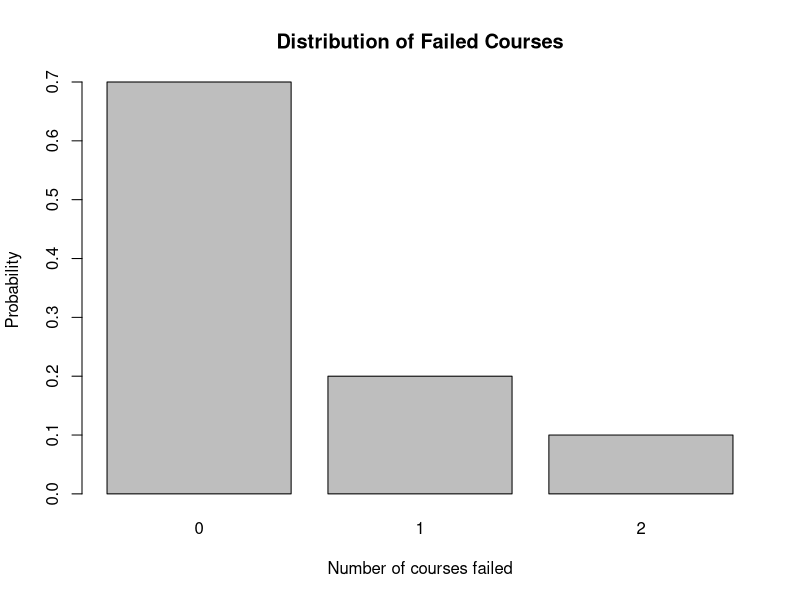
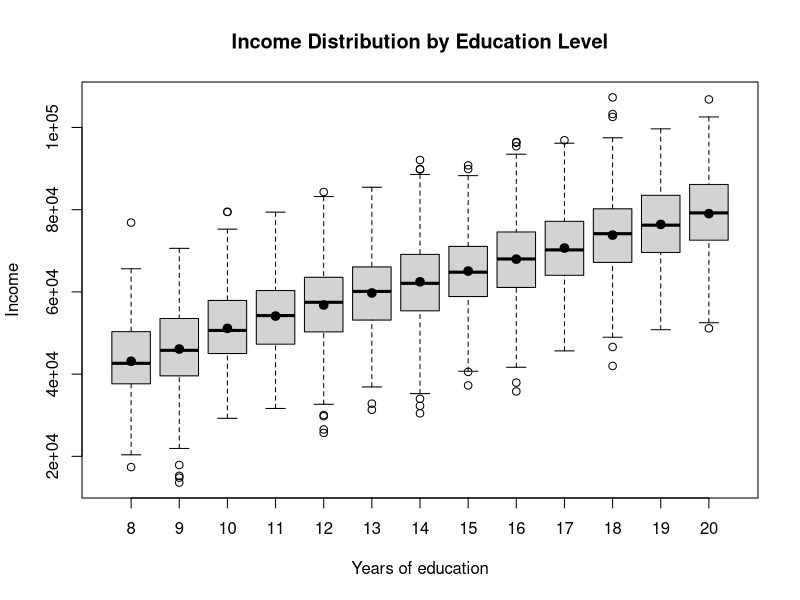
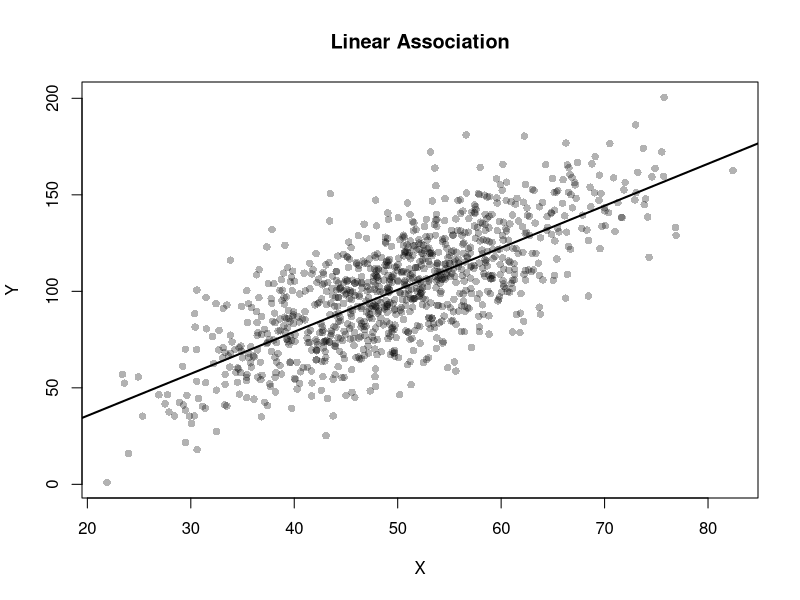
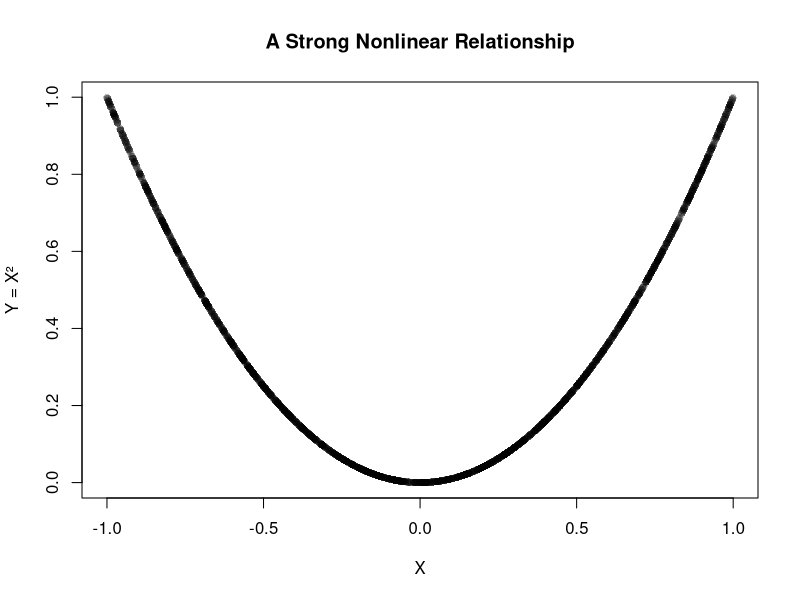
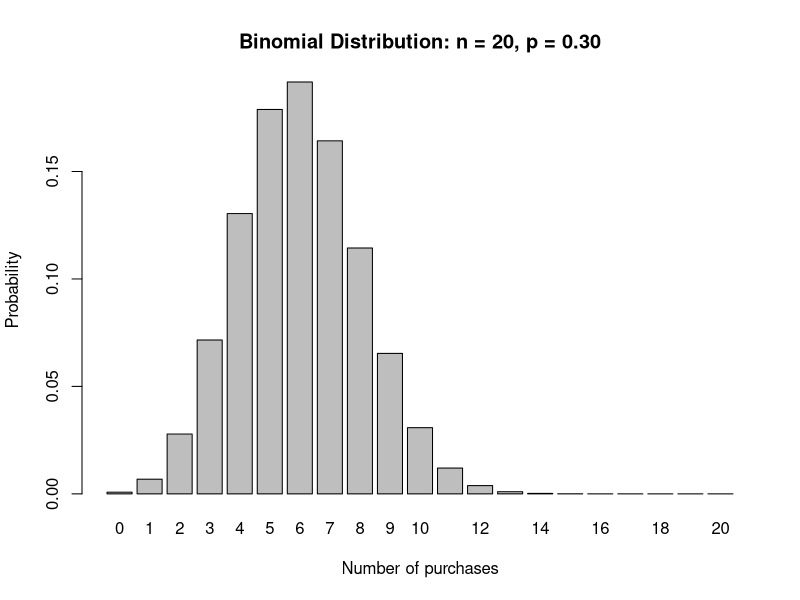
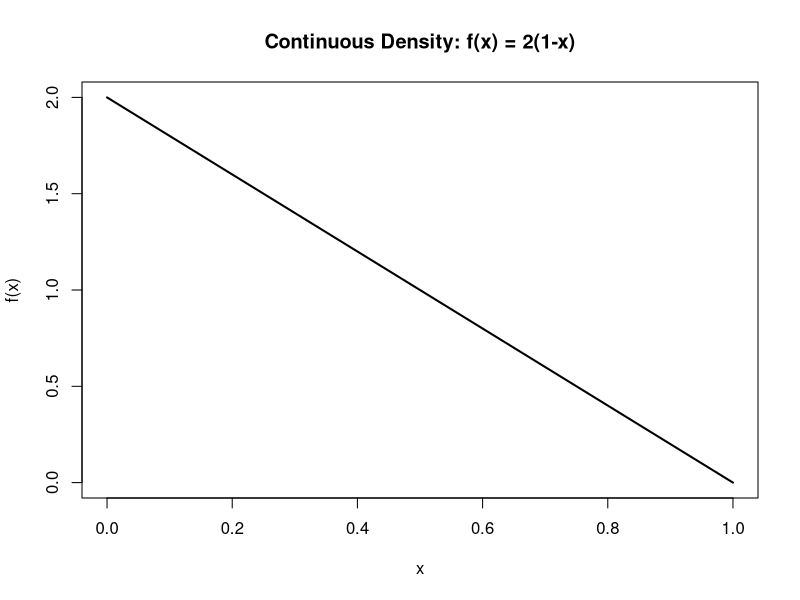
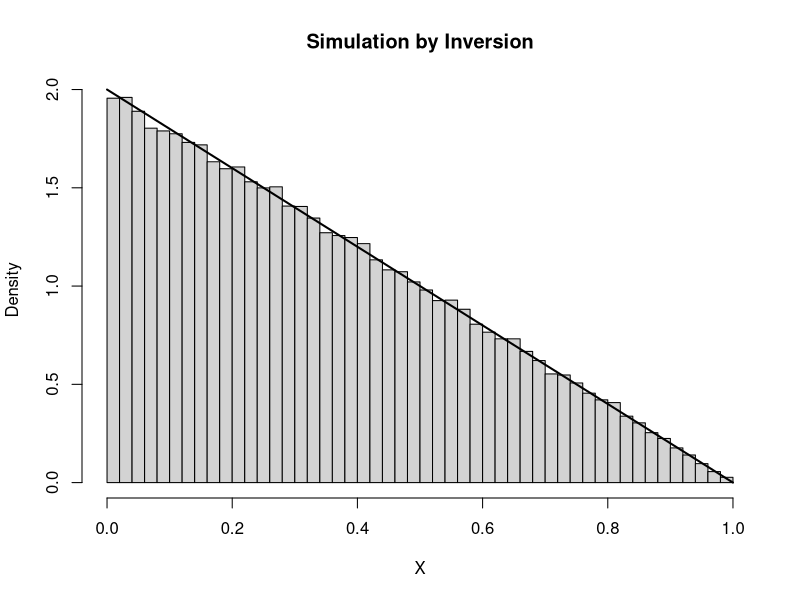
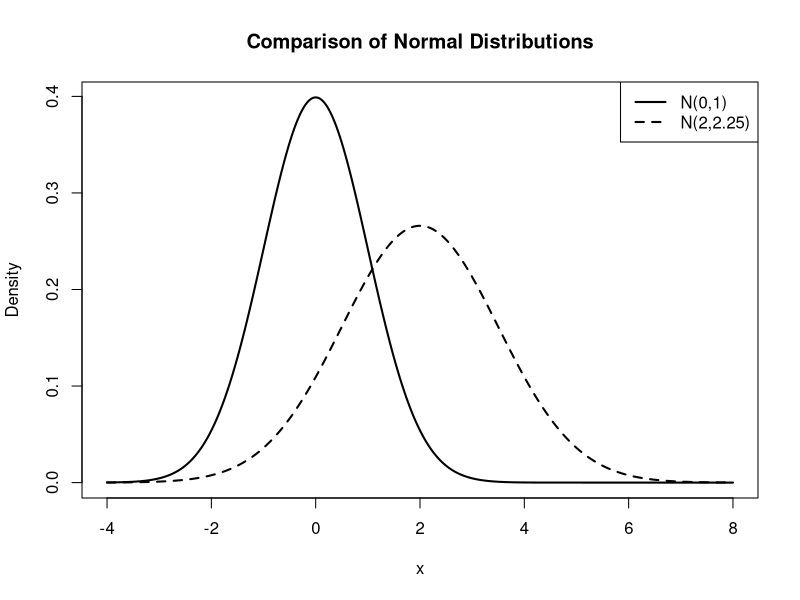

Reproduce these figures in R, in order.
## ---- chunk 1
#| label: discrete-example
#| fig-cap: "A simple discrete probability distribution."

x_values <- c(0, 1, 2)
probabilities <- c(0.70, 0.20, 0.10)

# A valid probability distribution must sum to one
sum(probabilities)

barplot(
  probabilities,
  names.arg = x_values,
  main = "Distribution of Failed Courses",
  xlab = "Number of courses failed",
  ylab = "Probability"
)
## ---- chunk 2
#| label: discrete-expectation

expected_value <- sum(x_values * probabilities)
expected_value
## ---- chunk 3
#| label: discrete-variance

E_X2 <- sum(x_values^2 * probabilities)
variance_X <- E_X2 - expected_value^2
sd_X <- sqrt(variance_X)

c(
  expectation = expected_value,
  variance = variance_X,
  standard_deviation = sd_X
)
## ---- chunk 4
#| label: joint-distribution

employment_data <- matrix(
  c(0.30, 0.20,
    0.15, 0.35),
  nrow = 2,
  dimnames = list(
    Gender = c("Male", "Female"),
    Employment = c("Employed", "Unemployed")
  )
)

employment_data
sum(employment_data)
## ---- chunk 5
#| label: marginal-distributions

margin_gender <- rowSums(employment_data)
margin_employment <- colSums(employment_data)

margin_gender
margin_employment
## ---- chunk 6
#| label: conditional-probability

p_unemployed <- margin_employment["Unemployed"]
p_unemployed
## ---- chunk 7
p_unemployed_given_female <-
  employment_data["Female", "Unemployed"] /
  margin_gender["Female"]

c(
  P_unemployed = p_unemployed,
  P_unemployed_given_female = p_unemployed_given_female
)
## ---- chunk 8
#| label: independence-check

joint_if_independent <- outer(margin_gender, margin_employment)

joint_if_independent
employment_data
## ---- chunk 9
#| label: income-data

set.seed(131415)

n <- 5000
education_levels <- 8:20

# These probabilities sum to exactly one
education_probs_population <- c(
  0.03, 0.04, 0.05, 0.06, 0.07,
  0.09, 0.12, 0.14, 0.12, 0.10,
  0.08, 0.06, 0.04
)

sum(education_probs_population)

education <- sample(
  education_levels,
  size = n,
  replace = TRUE,
  prob = education_probs_population
)

# Systematic component plus individual variation
income <- 20000 + 3000 * education + rnorm(n, mean = 0, sd = 10000)

income_data <- data.frame(
  education = education,
  income = income
)
## ---- chunk 10
#| label: conditional-means

conditional_means <- with(
  income_data,
  tapply(income, education, mean)
)

round(conditional_means, 0)
## ---- chunk 11
#| label: income-boxplot
#| fig-cap: "Income distributions conditional on education. Red points show conditional means."

boxplot(
  income ~ education,
  data = income_data,
  main = "Income Distribution by Education Level",
  xlab = "Years of education",
  ylab = "Income"
)

points(
  seq_along(conditional_means),
  conditional_means,
  pch = 19,
  cex = 1.15
)
## ---- chunk 12
#| label: iterated-expectations

education_probs_sample <- prop.table(table(income_data$education))

mean_from_conditionals <- sum(
  conditional_means * education_probs_sample
)

overall_mean <- mean(income_data$income)

c(
  overall_mean = overall_mean,
  mean_from_conditional_means = mean_from_conditionals
)
## ---- chunk 13
#| label: population-variance-helper

pop_var <- function(z) {
  mean((z - mean(z))^2)
}
## ---- chunk 14
#| label: variance-decomposition

# Conditional variances calculated as population variances within each group
conditional_vars <- with(
  income_data,
  tapply(income, education, pop_var)
)

# Realized probability of each education group in this sample
p_x <- prop.table(table(income_data$education))

# Total population variance
var_total <- pop_var(income_data$income)

# Variance of E(Y|X): weighted variation in conditional means
var_between <- sum(
  p_x * (conditional_means - mean(income_data$income))^2
)

# E[Var(Y|X)]: weighted average of within-group variances
var_within <- sum(
  p_x * conditional_vars
)

c(
  total = var_total,
  between = var_between,
  within = var_within,
  between_plus_within = var_between + var_within
)
## ---- chunk 15
#| label: variance-share

between_share <- var_between / var_total
between_share
## ---- chunk 16
#| label: group-regression

model_group <- lm(income ~ factor(education), data = income_data)
r2_group <- summary(model_group)$r.squared

c(
  variance_share = between_share,
  regression_R2 = r2_group
)
## ---- chunk 17
#| label: linear-vs-group

model_linear <- lm(income ~ education, data = income_data)

c(
  R2_group_means = summary(model_group)$r.squared,
  R2_linear = summary(model_linear)$r.squared
)
## ---- chunk 18
#| label: correlation-linear
#| fig-cap: "A strong positive linear association."

set.seed(123)

x_linear <- rnorm(1000, mean = 50, sd = 10)
y_linear <- 2 * x_linear + rnorm(1000, mean = 0, sd = 20)

c(
  covariance = cov(x_linear, y_linear),
  correlation = cor(x_linear, y_linear)
)

plot(
  x_linear,
  y_linear,
  pch = 16,
  col = adjustcolor("black", alpha.f = 0.30),
  xlab = "X",
  ylab = "Y",
  main = "Linear Association"
)
abline(lm(y_linear ~ x_linear), lwd = 2)
## ---- chunk 19
#| label: correlation-nonlinear
#| fig-cap: "Zero correlation does not imply independence."

set.seed(321)

x_nonlinear <- runif(2000, -1, 1)
y_nonlinear <- x_nonlinear^2

cor(x_nonlinear, y_nonlinear)

plot(
  x_nonlinear,
  y_nonlinear,
  pch = 16,
  col = adjustcolor("black", alpha.f = 0.25),
  xlab = "X",
  ylab = "Y = X²",
  main = "A Strong Nonlinear Relationship"
)
## ---- chunk 20
#| label: binomial-example
#| fig-cap: "Binomial distribution for the number of purchasers among 20 customers."

n_customers <- 20
prob_purchase <- 0.30
k_values <- 0:n_customers

prob_k <- dbinom(
  k_values,
  size = n_customers,
  prob = prob_purchase
)

barplot(
  prob_k,
  names.arg = k_values,
  main = "Binomial Distribution: n = 20, p = 0.30",
  xlab = "Number of purchases",
  ylab = "Probability"
)

c(
  theoretical_mean = n_customers * prob_purchase,
  theoretical_variance = n_customers * prob_purchase * (1 - prob_purchase)
)
## ---- chunk 21
#| label: binomial-simulation

set.seed(456)

simulated_purchases <- rbinom(
  5000,
  size = n_customers,
  prob = prob_purchase
)

c(
  simulated_mean = mean(simulated_purchases),
  simulated_variance = var(simulated_purchases)
)
## ---- chunk 22
#| label: continuous-density
#| fig-cap: "The density f(x) = 2(1-x) on [0,1]."

x_grid <- seq(0, 1, length.out = 1000)
density_grid <- 2 * (1 - x_grid)

plot(
  x_grid,
  density_grid,
  type = "l",
  lwd = 2,
  xlab = "x",
  ylab = "f(x)",
  main = "Continuous Density: f(x) = 2(1-x)"
)

integrate(
  function(x) 2 * (1 - x),
  lower = 0,
  upper = 1
)$value
## ---- chunk 23
#| label: continuous-moments

E_X <- integrate(
  function(x) x * 2 * (1 - x),
  lower = 0,
  upper = 1
)$value

E_X2 <- integrate(
  function(x) x^2 * 2 * (1 - x),
  lower = 0,
  upper = 1
)$value

Var_X <- E_X2 - E_X^2

c(
  expectation = E_X,
  variance = Var_X
)
## ---- chunk 24
#| label: inversion-simulation
#| fig-cap: "Simulation from f(x) = 2(1-x) using the inversion method."

set.seed(789)

n_sim <- 100000
u <- runif(n_sim)
x_sim <- 1 - sqrt(1 - u)

c(
  theoretical_mean = 1 / 3,
  simulated_mean = mean(x_sim),
  theoretical_variance = 1 / 18,
  simulated_variance = var(x_sim)
)

hist(
  x_sim,
  breaks = 40,
  probability = TRUE,
  main = "Simulation by Inversion",
  xlab = "X"
)

curve(
  2 * (1 - x),
  from = 0,
  to = 1,
  add = TRUE,
  lwd = 2
)
## ---- chunk 25
#| label: uniform-simulation

set.seed(2026)

uniform_samples <- runif(10000)

c(
  theoretical_mean = 0.5,
  empirical_mean = mean(uniform_samples),
  theoretical_variance = 1 / 12,
  empirical_variance = var(uniform_samples)
)
## ---- chunk 26
#| label: normal-comparison
#| fig-cap: "Two normal distributions with different means and variances."

x_range <- seq(-4, 8, length.out = 1000)

y_standard <- dnorm(x_range, mean = 0, sd = 1)
y_shifted <- dnorm(x_range, mean = 2, sd = 1.5)

plot(
  x_range,
  y_standard,
  type = "l",
  lwd = 2,
  xlab = "x",
  ylab = "Density",
  main = "Comparison of Normal Distributions"
)

lines(x_range, y_shifted, lwd = 2, lty = 2)

legend(
  "topright",
  legend = c("N(0,1)", "N(2,2.25)"),
  lwd = 2,
  lty = c(1, 2)
)
## ---- chunk 27
#| label: normal-functions

mean_score <- 75
sd_score <- 10

prob_above_85 <- 1 - pnorm(
  85,
  mean = mean_score,
  sd = sd_score
)

score_90th <- qnorm(
  0.90,
  mean = mean_score,
  sd = sd_score
)

c(
  P_score_above_85 = prob_above_85,
  percentile_90 = score_90th
)
## ---- chunk 28
#| label: simple-rng

simple_rng <- function(seed, n,
                       a = 1664525,
                       c = 1013904223,
                       m = 2^32) {
  x <- numeric(n)
  x[1] <- seed

  for (i in 2:n) {
    x[i] <- (a * x[i - 1] + c) %% m
  }

  x / m
}

custom_random <- simple_rng(seed = 12345, n = 10000)

c(
  mean = mean(custom_random),
  variance = var(custom_random),
  minimum = min(custom_random),
  maximum = max(custom_random)
)
## ---- chunk 29
#| label: exponential-inversion
#| fig-cap: "Exponential random numbers generated by inversion and by R's built-in generator."

set.seed(20260811)

lambda <- 2
uniform_vals <- runif(5000)
exponential_inversion <- -log(1 - uniform_vals) / lambda
exponential_builtin <- rexp(5000, rate = lambda)

par(mfrow = c(1, 2))

hist(
  exponential_inversion,
  breaks = 35,
  probability = TRUE,
  main = "Via inversion",
  xlab = "Value"
)

hist(
  exponential_builtin,
  breaks = 35,
  probability = TRUE,
  main = "R built-in",
  xlab = "Value"
)

par(mfrow = c(1, 1))
